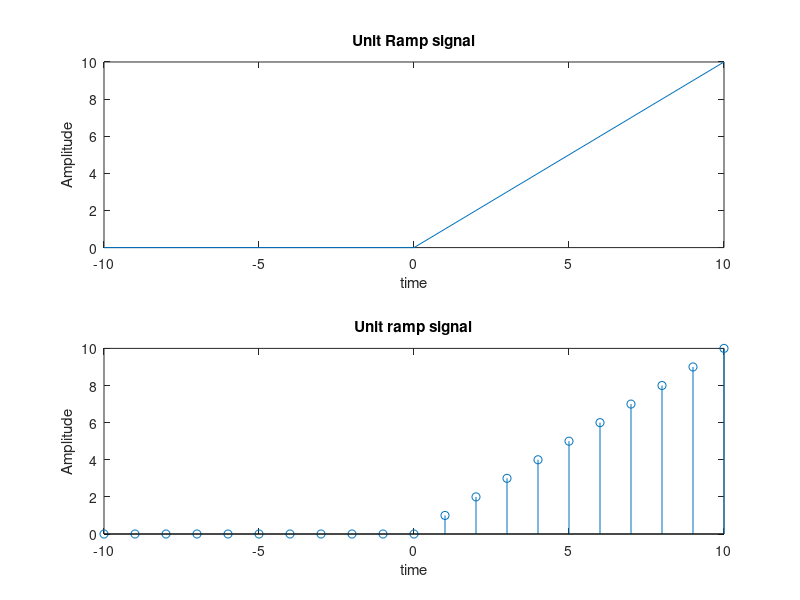

Recreate this plot in MATLAB.
%Write a program to implement UNIT RAMP SIGNAL
clc;
close all;
clear all;
t=-10:10;
x=[zeros(1,10),ones(1,11)];
r=t.*x;  %ramp function
subplot(2,1,1);
plot(t,r);
xlabel('time');
ylabel('Amplitude');
title('Unit Ramp signal');
subplot(2,1,2);
stem(t,r);
xlabel('time');
ylabel('Amplitude');
title('Unit ramp signal');
